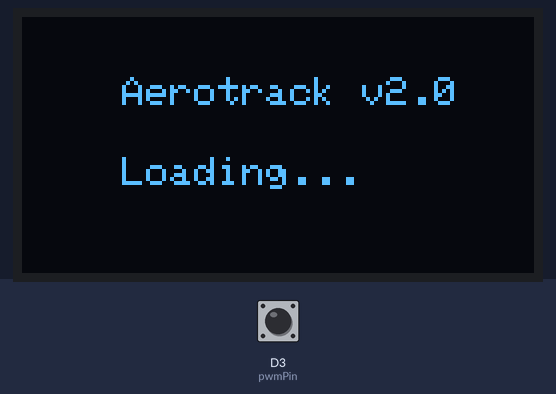
Bench run of a sketch on a simulated ESP8266 (NodeMCU). On the bench: 128×64 one-colour display. The inputs (shaded band) are chosen by the test bench; at power-on: D3 (pwmPin) LOW. No MQTT or app messages arrive unless stated; what the sketch prints to the serial monitor is not drawn.

Above: at 1.7 s.
1.8 s: D3 (pwmPin) pulsed HIGH 5 times (0.12 s each, 0.3 s apart)
At 2.09 s:
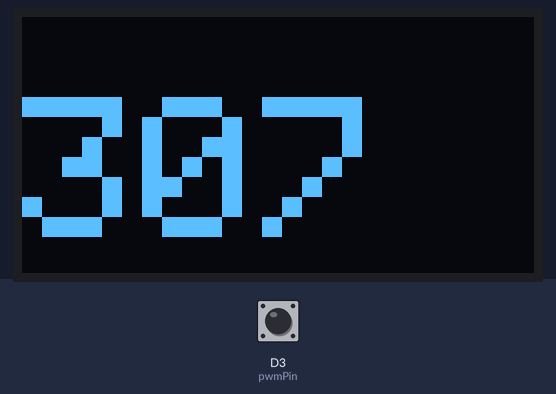
At 3.7 s:
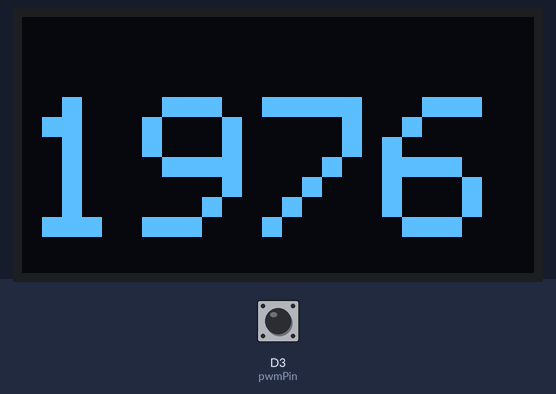
Timing chart, 0 to 5.2 s (numbered marks = the images above; inputs shaded):
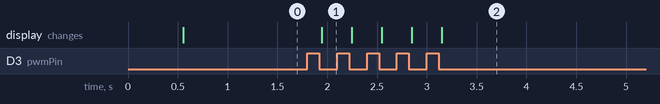

The sketch:

ESP8266_MHZ19B.ino
```cpp
#include <PubSubClient.h>
#include <Wire.h>
#include "EspMQTTClient.h"
#include <Adafruit_GFX.h>
#include <Adafruit_SSD1306.h>
#include "AHT20.h"

#define SCREEN_WIDTH 128 // OLED display width, in pixels
#define SCREEN_HEIGHT 64 // OLED display height, in pixels

#define pwmPin D3

Adafruit_SSD1306 display(SCREEN_WIDTH, SCREEN_HEIGHT, &Wire, -1);
AHT20 aht20;

int prevVal = LOW;
long th, tl, h, l, ppm;
uint32_t timer_MQQT;

EspMQTTClient client(
  "Begemot12", // Wifi SSID
  "9045557432", // Wifi Password
  "77.232.138.28",  // MQTT Broker server ip
  "pasha",   // Can be omitted if not needed
  "pigin",  // Can be omitted if not needed
  "house", // device name
  1883 // MQTT server port
);

void setup() {
  Serial.begin(9600);
  Wire.begin();
  // client.enableDebuggingMessages();
  pinMode(pwmPin, INPUT);

  // setupAHT20();
  setupDisplay();

}

void loop() {
  client.loop();

  long tt = millis();
  int myVal = digitalRead(pwmPin);

  if (myVal == HIGH) {
    if (myVal != prevVal) {
      h = tt;
      tl = h - l;
      prevVal = myVal;
    }
  }  else {
    if (myVal != prevVal) {
      l = tt;
      th = l - h;
      prevVal = myVal;
      ppm = 5000 * (th - 2) / (th + tl - 4);
      Serial.println("PPM = " + String(ppm));

      display.clearDisplay();

      display.setTextSize(5);
      display.setTextColor(WHITE);
      display.setCursor(0, 20);
      display.println(ppm);
      display.display();
    }
  }

  if (millis() - timer_MQQT >= 10000) {
    timer_MQQT = millis();

    // float humidity = aht20.getHumidity();
    // float temperature = aht20.getTemperature();

    client.publish("house/eco2", String(ppm));
    // client.publish("house/temp", String(temperature));
    // client.publish("house/hum", String(humidity));
  }
}

void onConnectionEstablished() {
  Serial.println("CONNECTED MQTT");
}

// void setupAHT20() {
//   if (aht20.begin() == false) {
//     Serial.println("AHT20 not detected. Please check wiring. Freezing.");
//     while (1);
//   }

//   Serial.println("AHT20 acknowledged.");
// }

void setupDisplay() {
  display.begin(SSD1306_SWITCHCAPVCC, 0x3C); //initialize with the I2C addr 0x3C (128x64)
  delay(500);
  display.clearDisplay();
  display.setCursor(25, 15);
  display.setTextSize(1);
  display.setTextColor(WHITE);
  display.println("Aerotrack v2.0");
  display.setCursor(25, 35);
  display.setTextSize(1);
  display.print("Loading...");
  display.display();
}
```

Measured:
- after the input at 1.8 s, the display: changes after 0.15 s (image 1)
